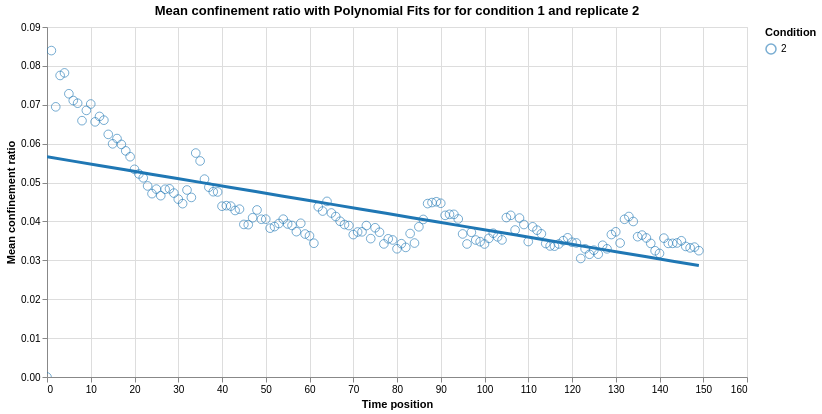

Notebook cell for this chart:
### Code cell
print(Time_stats.columns)

def poly_fit_chart(df, metric, Metric, condition='all', replicate='all', degree=[1], cmap='tab10', fill=False, point_size=75, outline=False, outline_width=1, opacity=0.6, replicates_separately=False, dir=None):

    if outline:
        outline_color = 'black'
    else:
        outline_color = ''
    
    if condition == None or replicate == None:
        pass
    else:
        try:
            condition = int(condition)
        except ValueError or TypeError:
            pass
        try:
            replicate = int(replicate)
        except ValueError or TypeError:
            pass

    df = df.sort_values(by=['CONDITION', 'REPLICATE', 'POSITION_T'])

    if condition == 'all':
        df = df.groupby(['CONDITION', 'POSITION_T']).agg({metric: 'mean'}).reset_index()
        element = 'CONDITION'
        shorthand = 'CONDITION:N'
        what = ''
    elif condition != 'all' and replicate == 'all':
        if replicates_separately:
            df = df[df['CONDITION'] == condition]
            shorthand = 'REPLICATE:N'
            element = 'REPLICATE'
            what = f'for condition {condition}'
        else:
            df = df[df['CONDITION'] == condition].groupby(['CONDITION', 'POSITION_T']).agg({metric: 'mean'}).reset_index()
            shorthand = 'CONDITION:N'
            element = 'CONDITION'
            what = f'for condition {condition}'
    elif condition != 'all' and replicate != 'all':
        df = df[(df['CONDITION'] == condition) & (df['REPLICATE'] == replicate)].sort_values(by=['CONDITION', 'REPLICATE', 'POSITION_T'])
        shorthand = 'REPLICATE:N'
        element = 'REPLICATE'
        what = f'for condition {condition} and replicate {replicate}'   
    

    # Retrieve unique conditions and assign colors from the selected qualitative colormap.
    elements = df[element].unique().tolist()
    colors = get_q_cmap_list(elements, cmap)

    highlight = alt.selection_point(
        on="pointerover", fields=[element], nearest=True
        )
    
    # Create a base chart with the common encodings.
    base = alt.Chart(df).encode(
        x=alt.X('POSITION_T', title='Time position'),
        y=alt.Y(metric, title=Metric),
        color=alt.Color(shorthand, title='Condition', scale=alt.Scale(domain=elements, range=colors))
        )
    
    ignore = 0.1 

    if fill:
        scatter = base.mark_circle(
            size=point_size,
            stroke=outline_color,
            strokeWidth=outline_width,
        ).encode(
            opacity=alt.when(~highlight).then(alt.value(ignore)).otherwise(alt.value(opacity)),
            tooltip=alt.value(None),
        ).add_params(
            highlight
        )
    else:
        # Scatter layer: displays the actual data points.
        scatter = base.mark_point(
            size=point_size, 
            filled=fill, 
            strokeWidth=outline_width,
        ).encode(
            opacity=alt.when(~highlight).then(alt.value(ignore)).otherwise(alt.value(opacity)),
            # tooltip=alt.Tooltip(metric, title=f'Cond: {condition}, Repl: {condition}'),
            tooltip=['POSITION_T', metric, shorthand],
        ).add_params(
            highlight
        )
    
    if degree[0] == 0:
        chart = alt.layer(scatter).properties(
            width=800,
            height=400,
            title=f'{Metric} with Polynomial Fits'
        ).configure_view(
            strokeWidth=1
        )
    else:
        # Build a list of polynomial fit layers, one for each specified degree.
        polynomial_fit = [
            base.transform_regression(
                "POSITION_T", metric,
                method="poly",
                order=order,
                groupby=[element],
                as_=["POSITION_T", str(order)]
            ).mark_line(
            ).transform_fold(
                [str(order)], as_=["degree", metric]
            ).encode(
                x=alt.X('POSITION_T', title='Time position'),
                y=alt.Y(metric, title=Metric),
                color=alt.Color(shorthand, title='Condition', scale=alt.Scale(domain=elements, range=colors)),
                size=alt.when(~highlight).then(alt.value(1.25)).otherwise(alt.value(3))
            )
            for order in degree
            ]
        
        # Layer the scatter points with all polynomial fits.
        chart = alt.layer(scatter, *polynomial_fit).properties(
            width=700,
            height=350,
            title=f'{Metric} with Polynomial Fits for {what}'
        ).configure_view(
            strokeWidth=1
        ).interactive()

    chart.save('cache_/poly_fit_chart.svg')
    chart.save('cache_/poly_fit_chart.html')

    return chart

poly_fit_chart(Time_stats, 'MEAN_CONFINEMENT_RATIO', dict_Time_metrics['MEAN_CONFINEMENT_RATIO'], condition=1, replicates_separately=True, replicate=2, degree=[1], cmap='tab10', fill=False, point_size=75, outline=False, outline_width=1, opacity=0.6)

### Figure 1 — Vega-Lite specification as saved in the notebook (floating-point values rounded to 4 significant figures; data arrays with more than 128 entries replaced by an {"elided": "..."} marker saying what was removed)
{"config": {"view": {"continuousWidth": 300, "continuousHeight": 300, "strokeWidth": 1}}, "layer": [{"mark": {"type": "point", "filled": false, "size": 75, "strokeWidth": 1}, "encoding": {"color": {"field": "REPLICATE", "scale": {"domain": [2], "range": ["#1f77b4"]}, "title": "Condition", "type": "nominal"}, "opacity": {"condition": [{"test": {"not": {"param": "param_19"}}, "value": 0.1}], "value": 0.6}, "tooltip": [{"field": "POSITION_T", "type": "quantitative"}, {"field": "MEAN_CONFINEMENT_RATIO", "type": "quantitative"}, {"field": "REPLICATE", "type": "nominal"}], "x": {"field": "POSITION_T", "title": "Time position", "type": "quantitative"}, "y": {"field": "MEAN_CONFINEMENT_RATIO", "title": "Mean confinement ratio", "type": "quantitative"}}, "name": "view_22"}, {"mark": {"type": "line"}, "encoding": {"color": {"field": "REPLICATE", "scale": {"domain": [2], "range": ["#1f77b4"]}, "title": "Condition", "type": "nominal"}, "size": {"condition": [{"test": {"not": {"param": "param_19"}}, "value": 1.25}], "value": 3}, "x": {"field": "POSITION_T", "title": "Time position", "type": "quantitative"}, "y": {"field": "MEAN_CONFINEMENT_RATIO", "title": "Mean confinement ratio", "type": "quantitative"}}, "transform": [{"on": "POSITION_T", "regression": "MEAN_CONFINEMENT_RATIO", "groupby": ["REPLICATE"], "method": "poly", "order": 1, "as": ["POSITION_T", "1"]}, {"fold": ["1"], "as": ["degree", "MEAN_CONFINEMENT_RATIO"]}]}], "data": {"name": "data-ca554af02fc198b8f319396e7ec6f885"}, "height": 350, "params": [{"name": "param_19", "select": {"type": "point", "fields": ["REPLICATE"], "nearest": true, "on": "pointerover"}, "views": ["view_22"]}, {"name": "param_20", "select": {"type": "interval", "encodings": ["x", "y"]}, "bind": "scales", "views": ["view_22"]}], "title": "Mean confinement ratio with Polynomial Fits for for condition 1 and replicate 2", "width": 700, "$schema": "https://vega.github.io/schema/vega-lite/v5.20.1.json", "datasets": {"data-ca554af02fc198b8f319396e7ec6f885": {"elided": "150 records"}}}
